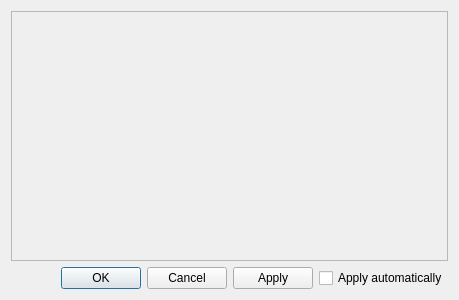
<?xml version="1.0" encoding="UTF-8"?>
<ui version="4.0">
 <class>VSTPluginFilterGUIDialog</class>
 <widget class="QDialog" name="VSTPluginFilterGUIDialog">
  <property name="geometry">
   <rect>
    <x>0</x>
    <y>0</y>
    <width>459</width>
    <height>300</height>
   </rect>
  </property>
  <property name="windowTitle">
   <string notr="true"/>
  </property>
  <layout class="QGridLayout" name="gridLayout">
   <item row="1" column="1">
    <widget class="QCheckBox" name="autoApplyCheckBox">
     <property name="text">
      <string>Apply automatically</string>
     </property>
    </widget>
   </item>
   <item row="1" column="0">
    <widget class="QDialogButtonBox" name="buttonBox">
     <property name="sizePolicy">
      <sizepolicy hsizetype="Expanding" vsizetype="Fixed">
       <horstretch>0</horstretch>
       <verstretch>0</verstretch>
      </sizepolicy>
     </property>
     <property name="orientation">
      <enum>Qt::Horizontal</enum>
     </property>
     <property name="standardButtons">
      <set>QDialogButtonBox::Apply|QDialogButtonBox::Cancel|QDialogButtonBox::Ok</set>
     </property>
    </widget>
   </item>
   <item row="0" column="0" colspan="2">
    <widget class="QFrame" name="frame">
     <property name="frameShape">
      <enum>QFrame::StyledPanel</enum>
     </property>
     <property name="frameShadow">
      <enum>QFrame::Raised</enum>
     </property>
    </widget>
   </item>
  </layout>
 </widget>
 <resources/>
 <connections>
  <connection>
   <sender>buttonBox</sender>
   <signal>accepted()</signal>
   <receiver>VSTPluginFilterGUIDialog</receiver>
   <slot>accept()</slot>
   <hints>
    <hint type="sourcelabel">
     <x>248</x>
     <y>254</y>
    </hint>
    <hint type="destinationlabel">
     <x>157</x>
     <y>274</y>
    </hint>
   </hints>
  </connection>
  <connection>
   <sender>buttonBox</sender>
   <signal>rejected()</signal>
   <receiver>VSTPluginFilterGUIDialog</receiver>
   <slot>reject()</slot>
   <hints>
    <hint type="sourcelabel">
     <x>316</x>
     <y>260</y>
    </hint>
    <hint type="destinationlabel">
     <x>286</x>
     <y>274</y>
    </hint>
   </hints>
  </connection>
 </connections>
</ui>
